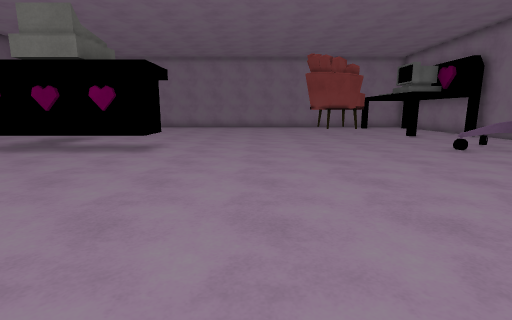
View 1 (above)

21 first-person views from a walk through a 3-D level made in the Unity game engine. The camera is 1.3 m above the floor, tilts 10° down and sees 85° across. The floor is counted in squares, 1 m on a side. Each view is taken from the middle of a square. On the plan, view 1 faces up. The plan holds only what a view shows up to about 13 squares ahead; the rest is blank. The player is left out. Some animated figures are not drawn. Surface patterns are stand-ins for the level's own textures.

View 2
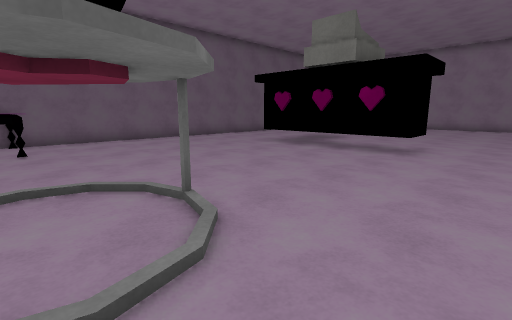

View 3
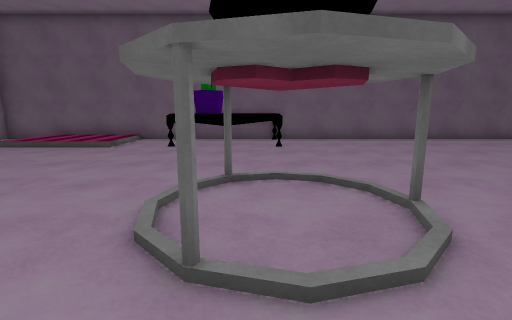

View 4
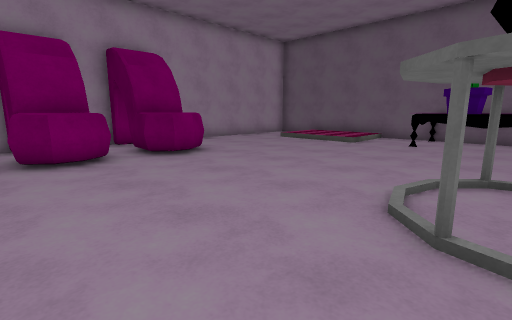

View 5
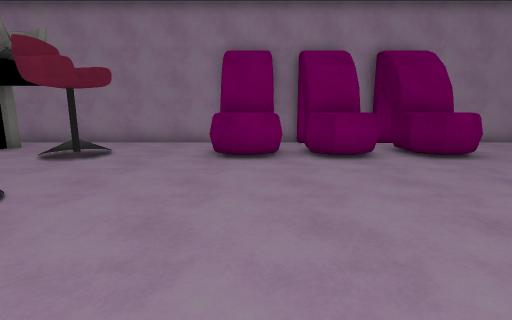

View 6
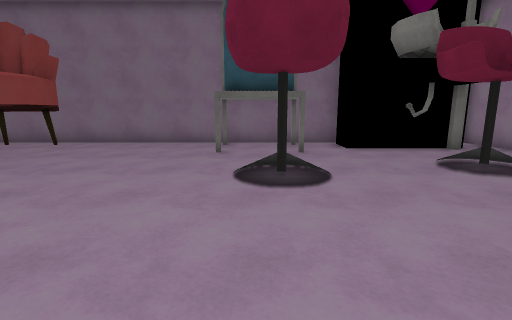

View 7
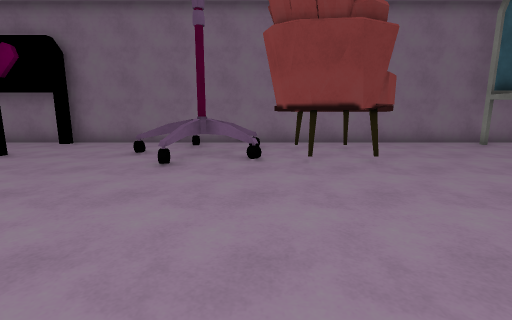

View 8
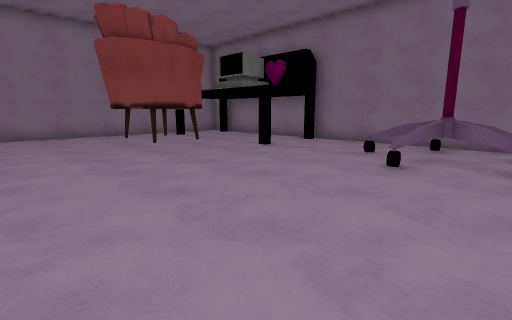

View 9
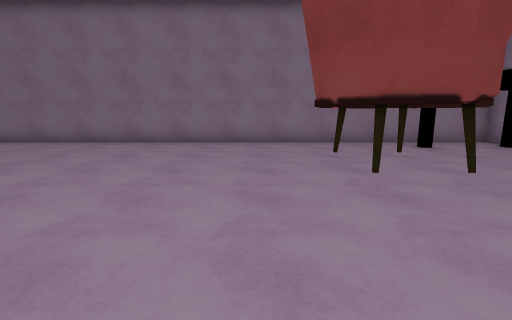

View 10
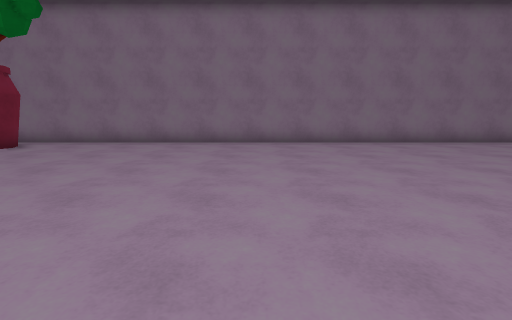

View 11
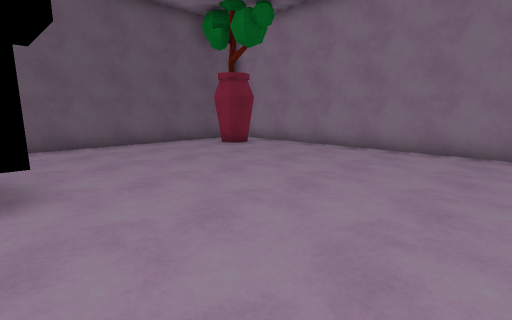

View 12
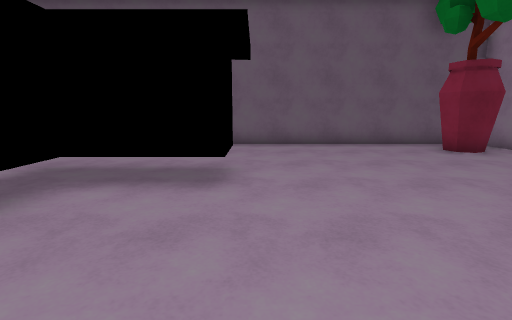

View 13
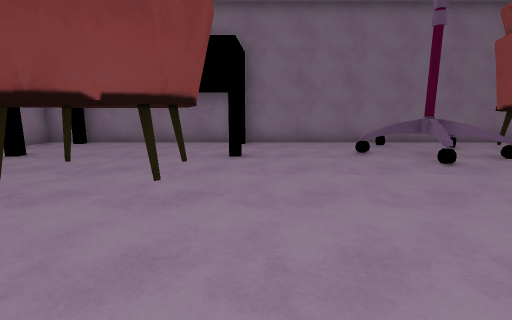

View 14
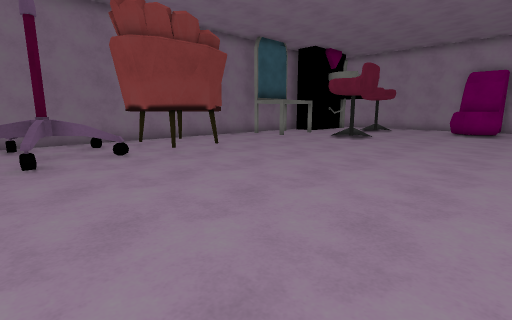

View 15
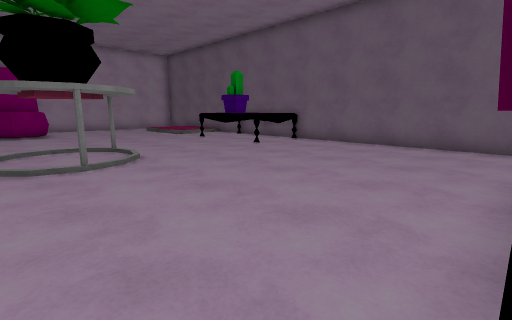

View 16
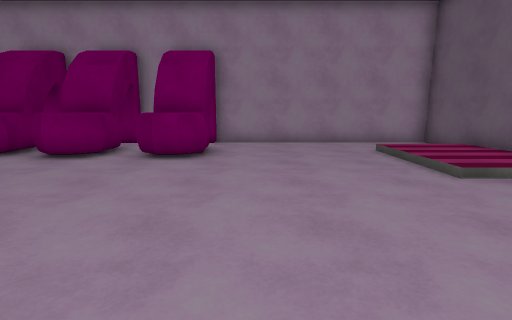

View 17
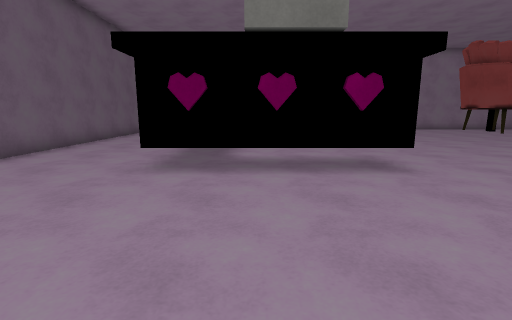

View 18
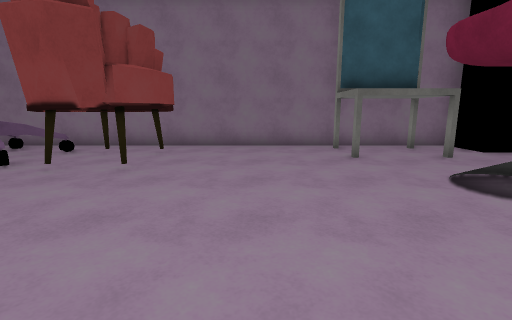

View 19
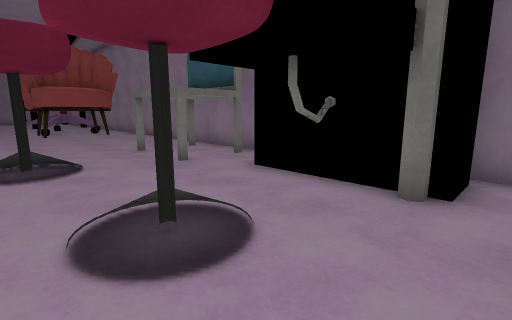

View 20
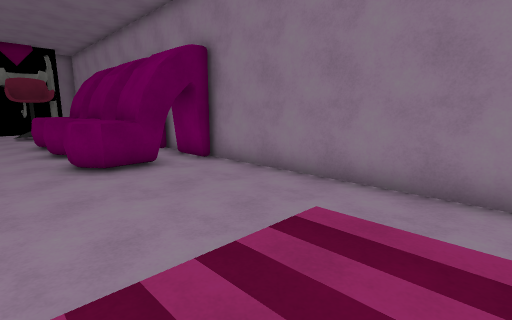

View 21
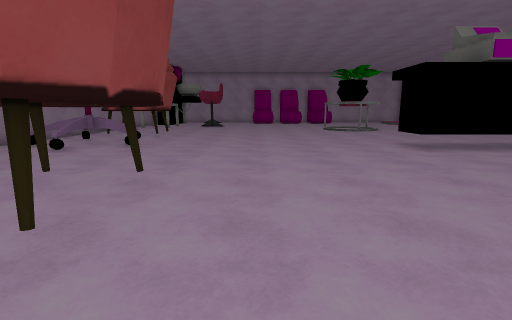

### Floor plan
Key: @ floor where view 1 was taken; # wall or solid block; . main floor; : floor 0.25 m higher than the main floor; / step, stairs or slope; = window, fence, low wall or low ledge; C cactus; H chair; O other object.
Columns run from 14 left of view 1 to 12 right of it. Each row starts with its distance up from view 1.
 23  ##########################
 22   O.......................#
 21 #OO...................O..O#
 20 #.O.......................#
 19 #.........................#
 18 #.................HHH.....#
 17 #................HHHH.....#
 16 #................HHHH.....#
 15 #.................HH..O..O#
 14 #.........................#
 13 #....OO...................#
 12 #.... O...................#
 11 #.... O...................#
 10 #....  OOOO...............#
  9 #....OOOOOO..........OOOOO#
  8 #.....................OO..#
  7 #.....................O.O.#
  6 #....................OOO..#
  5 #....................O OO.#
  4 #....................OOOO.#
  3 #.....................OO..#
  2 #........O:...............#
  1 =  O.....OO:..............#
  0 =  O....OOO/..@...........#
 -1 =CCO....////..............#
 -2 =CCO...................O.O#
 -3 =  O......................#
 -4 #...................H..O.O#
 -5 #.........................#
 -6 #: /....................  #
 -7 #  /....................#
 -8 #  /.....HH.HHHHH...O..##
 -9 #  /.....HH.HHHHH.......#
-10 #........HH.HHHHH.......###
-11 #........HH.HHHHH.........#
-12 #########H##### ###########

Where each view was taken, in squares from view 1:
view 1: 0 up, 0 right, facing up
view 2: 0 up, 1 left, facing up-left
view 3: 0 up, 1 left, facing left
view 4: 0 up, 0 right, facing down-left
view 5: 0 up, 1 right, facing down
view 6: 3 down, 0 right, facing right
view 7: 7 up, 0 right, facing right
view 8: 7 up, 0 right, facing up-right
view 9: 11 up, 2 right, facing up
view 10: 11 up, 3 left, facing up
view 11: 13 up, 3 left, facing up-left
view 12: 14 up, 3 left, facing left
view 13: 14 up, 0 right, facing right
view 14: 10 up, 1 left, facing down-right
view 15: 9 up, 3 left, facing down-left
view 16: 0 up, 7 left, facing down
view 17: 3 up, 7 left, facing up
view 18: 1 up, 1 right, facing right
view 19: 11 down, 5 right, facing up-right
view 20: 6 down, 13 left, facing down-right
view 21: 20 up, 2 right, facing down
